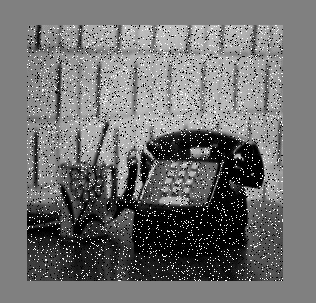
#> input picture Phase5/medianBlur_ExImg.png, 316 x 303 px
$ python 2_medianBlur.py
#> lines starting #> are read from the running program, lines starting #| are printed output that depends on the picture
import cv2

image = cv2.imread("../Phase5/medianBlur_ExImg.png")
#> image is the input picture: shape (303, 316, 3); min 0, max 255, mean 112.3

if image is None:
    print("Image not found! Check the path.")
    exit()

blurred = cv2.medianBlur(image, 5)
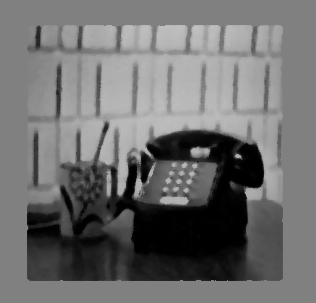
#> blurred: shape (303, 316, 3); min 0, max 194, mean 110.3

cv2.imshow("Original", image)
cv2.imshow("Blurred", blurred)

cv2.waitKey(0)
cv2.destroyAllWindows()
